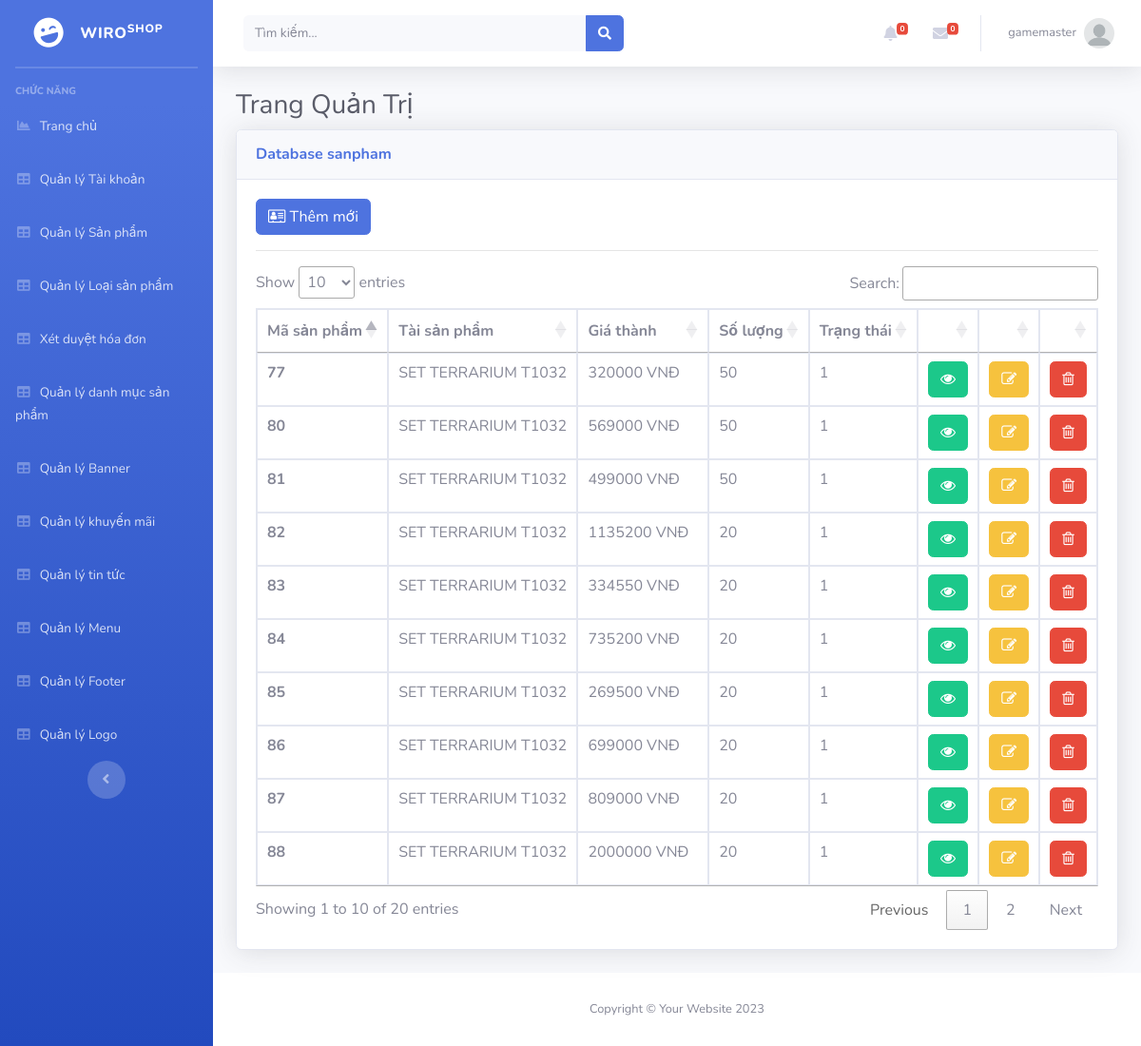
The page /Admin/index.php?mod=sanpham (signed in) on the database its author committed.
### tables this page shows
CREATE TABLE `sanpham` (
  `MaSP` int(11) NOT NULL,
  `MaLSP` int(11) NOT NULL,
  `MaDM` int(11) NOT NULL,
  `TenSP` varchar(70) NOT NULL,
  `DonGia` int(11) NOT NULL,
  `DonGiaChinh` int(30) NOT NULL,
  `SoLuong` int(10) UNSIGNED NOT NULL DEFAULT 1,
  `HinhAnh1` longtext NOT NULL,
  `HinhAnh2` longtext DEFAULT NULL,
  `HinhAnh3` longtext DEFAULT NULL,
  `HinhAnh4` longtext NOT NULL,
  `HinhAnh5` longtext NOT NULL,
  `HinhAnh6` longtext NOT NULL,
  `HinhAnh7` longtext NOT NULL,
  `HinhAnh8` longtext NOT NULL,
  `Loai1` varchar(30) NOT NULL,
  `Loai2` varchar(30) NOT NULL,
  `Loai3` varchar(30) NOT NULL,
  `Loai4` varchar(30) NOT NULL,
  `Size1` varchar(30) NOT NULL,
  `Size2` varchar(30) NOT NULL,
  `Size3` varchar(30) NOT NULL,
  `Size4` varchar(30) NOT NULL,
  `MaKM` int(11) NOT NULL,
  `LoaiSale` varchar(30) NOT NULL,
  `TrangThai` int(11) NOT NULL,
  `MoTa` longtext NOT NULL,
  `MoTa1` longtext NOT NULL,
  `MoTa2` longtext NOT NULL,
  `ThoiGian` datetime DEFAULT NULL
);

### Admin/MVC/controllers/SanphamController.php (called while the page is built, shortened)
<?php
class SanphamController
{
    var $sanpham_model;
    public function __construct()
    {
        $this->sanpham_model = new sanpham();
    }
    public function list()
    {
        $data = $this->sanpham_model->All();
        require_once("MVC/Views/Admin/index.php");
    }
}

### Admin/MVC/Models/connection.php (called while the page is built, shortened)
<?php
    class Connection{
        function __construct()
        {
            $severname ="localhost";
            $username ="root";
            $password ="";
            $db_name ="senda";
            $this->conn = new mysqli($severname,$username,$password,$db_name);
        }
    }
?>

### Admin/MVC/Models/model.php (called while the page is built, shortened)
<?php
require_once("connection.php");
class Model
{
    var $table;
    var $contens;
    function __construct()
    {
        $conn_obj = new Connection();
        $this->conn = $conn_obj->conn;
    }
    function All()
    {
        $query = "select * from $this->table ORDER BY $this->contens DESC ";
        require("result.php");
        return $data;
    }
}

### Admin/MVC/Models/result.php (called while the page is built)
<?php
$result = $this->conn->query($query);
$data = array();
while ($row = $result->fetch_assoc()) {
    $data[] = $row;
}
?>

### Admin/MVC/Views/sanpham/list.php (the view, shortened to what this page needs)
<?php if (isset($_SESSION['isLogin_Admin']) && $_SESSION['isLogin_Admin'] == true) { ?>
<a href="?mod=sanpham&act=add" type="button" class="btn btn-primary"><i class="fa fa-address-card-o" aria-hidden="true"></i>&nbsp;Thêm mới</a>
<?php } ?>
<hr>
<table class="table table-bordered" id="dataTable" width="100%" cellspacing="0">
  <thead>
    <tr>
      <th scope="col">Mã sản phẩm</th>
      <th scope="col">Tài sản phẩm</th>
      <th scope="col">Giá thành</th>
      <th scope="col">Số lượng</th>
      <th scope="col">Trạng thái</th>
      <th></th>
      <th></th>
      <th></th>
    </tr>
  </thead>
  <tbody>
    <?php foreach ($data as $row) { ?>
      <tr>
        <th scope="row"><?= $row['MaSP'] ?></th>
        <td><?= $row['TenSP'] ?></td>
        <td><?= $row['DonGia'] ?> VNĐ</td>
        <td><?= $row['SoLuong'] ?></td>
        <td><?= $row['TrangThai'] ?></td>
        <td>
          <a href="../index.php?act=detail&id=<?= $row['MaSP'] ?>" type="button" class="btn btn-success" target="_blank"><i class="fa fa-eye" aria-hidden="true"></i></a>
        </td>
        <td>
           <?php if (isset($_SESSION['isLogin_Admin']) && $_SESSION['isLogin_Admin'] == true) { ?>
          <a href="?mod=sanpham&act=edit&id=<?= $row['MaSP'] ?>" type="button" class="btn btn-warning"><i class="fa fa-pencil-square-o" aria-hidden="true"></i></a>
          <?php } ?>
        </td>
        <td>
           <?php if (isset($_SESSION['isLogin_Admin']) && $_SESSION['isLogin_Admin'] == true) { ?>
          <a href="?mod=sanpham&act=delete&id=<?= $row['MaSP'] ?>" onclick="return confirm('Bạn có thật sự muốn xóa ?');" type="button" class="btn btn-danger"><i class="fa fa-trash-o" aria-hidden="true"></i></a>
          <?php } ?>
        </td>
      </tr>
    <?php } ?>
  </tbody>
</table>

### rows shown on the page
sanpham: MaSP "88", TenSP "SET TERRARIUM T1032", DonGia "2000000", SoLuong "20", TrangThai "1"
sanpham: MaSP "87", TenSP "SET TERRARIUM T1032", DonGia "809000", SoLuong "20", TrangThai "1"
sanpham: MaSP "86", TenSP "SET TERRARIUM T1032", DonGia "699000", SoLuong "20", TrangThai "1"
sanpham: MaSP "85", TenSP "SET TERRARIUM T1032", DonGia "269500", SoLuong "20", TrangThai "1"
sanpham: MaSP "84", TenSP "SET TERRARIUM T1032", DonGia "735200", SoLuong "20", TrangThai "1"
sanpham: MaSP "83", TenSP "SET TERRARIUM T1032", DonGia "334550", SoLuong "20", TrangThai "1"
sanpham: MaSP "82", TenSP "SET TERRARIUM T1032", DonGia "1135200", SoLuong "20", TrangThai "1"
sanpham: MaSP "81", TenSP "SET TERRARIUM T1032", DonGia "499000", SoLuong "50", TrangThai "1"
sanpham: MaSP "80", TenSP "SET TERRARIUM T1032", DonGia "569000", SoLuong "50", TrangThai "1"
sanpham: MaSP "77", TenSP "SET TERRARIUM T1032", DonGia "320000", SoLuong "50", TrangThai "1"

### other values the page prints
$_SESSION['login']['TaiKhoan'] "gamemaster"
$mod "sanpham"
